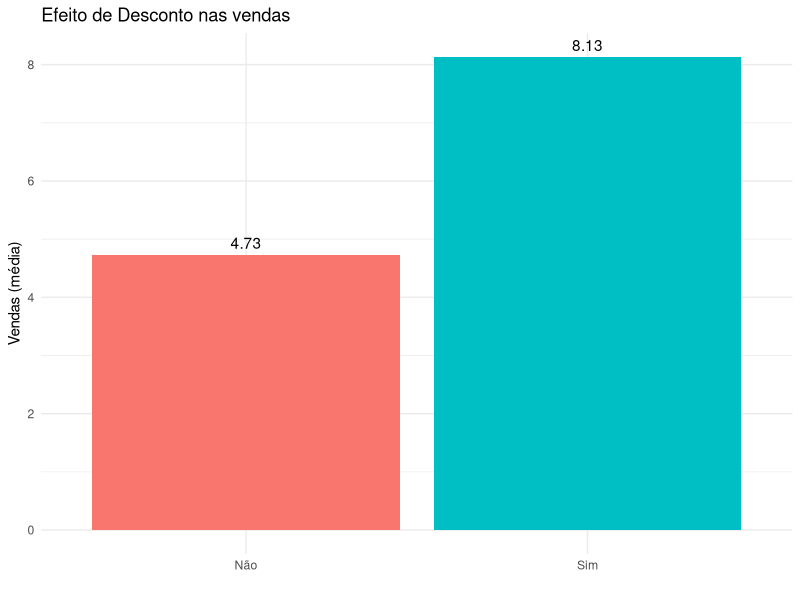
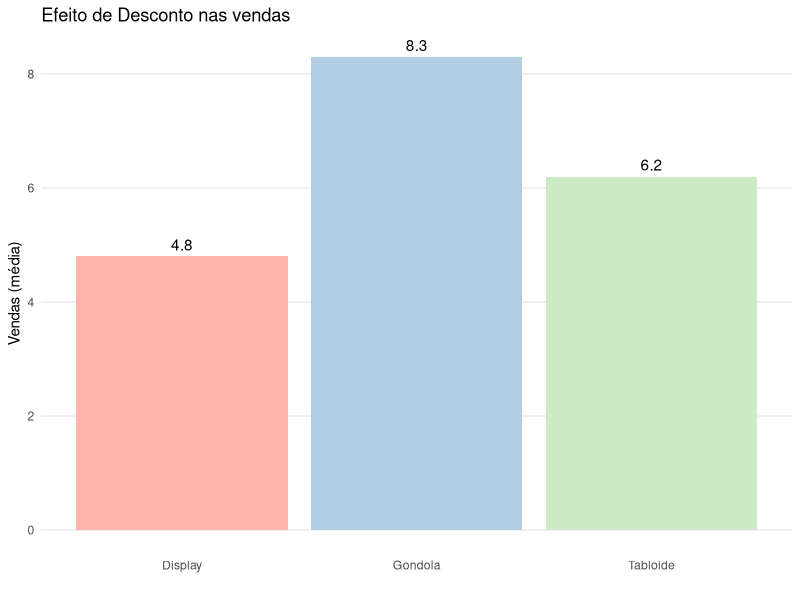
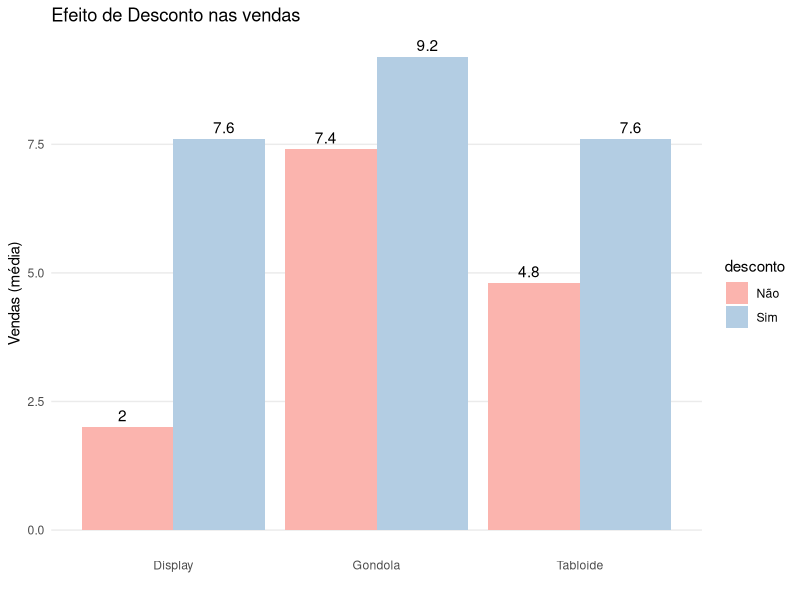

Reproduce these figures in R, in order. (Note: this script raises an error after producing the figures.)
library(tidyverse)
library(ggthemes)

anova <- read.csv("Aula3-anova.csv", sep = ";")

# Efeito de desconto nas vendas

# Visualmente:

anova %>% 
  group_by(desconto) %>%
  summarize(media_vendas = mean(vendas)) %>% 
  mutate(desconto = recode(desconto,"1" = "Sim", "2" = "Não")) %>% 
  ggplot(aes(x = desconto, y = media_vendas, fill = desconto)) + 
  geom_col(show.legend = FALSE)+
  geom_text(aes(label = round(media_vendas,2)),vjust = -0.5)+
  labs(title = "Efeito de Desconto nas vendas", y = "Vendas (média)", x = "")+
  theme_minimal()

# Essa diferença é estatisticamente signficante?

# Teste t de médias
t.test(vendas~desconto, alternative = "less", data = anova %>% 
         mutate(desconto = recode(desconto,"1" = "Sim", "2" = "Não")))
?t.test
#H0: media_nao - media_sim = 0
#HA: media_nao - media_sim < 0

# One-way anova

modelo1 <-aov(vendas~desconto, data = anova %>% 
               mutate(desconto = recode(desconto,"1" = "Sim", "2" = "Não")))
anova(modelo1)

#Error or within-group variance
anova(modelo1)["Residuals", "Mean Sq"]

#Treatment or between-group variance:
anova(modelo1)["desconto", "Mean Sq"]

# Efeito de Trade nas Vendas

# Visualmente:

anova %>% 
  group_by(trade) %>%
  summarize(media_vendas = mean(vendas)) %>% 
  mutate(trade = recode(trade, "1" = "Gondola", "2" = "Tabloide", "3" = "Display")) %>% 
  ggplot(aes(x = trade, y = media_vendas, fill = trade)) + 
  geom_col(show.legend = FALSE)+
  geom_text(aes(label = round(media_vendas,2)),position = position_dodge(width = 1),
            vjust = -0.5)+
  labs(title = "Efeito de Desconto nas vendas", y = "Vendas (média)", x = "")+
  theme_minimal()+
  theme(axis.line=element_blank(), panel.border =element_blank(), panel.grid.major.x =element_blank(),
        panel.grid.minor.y = element_blank(),
        plot.caption = element_text(hjust = 0, vjust = 7,size = 8))+
  scale_fill_brewer(palette = "Pastel1")

# Essa diferença é estatisticamente signficante?

# One-way anova

modelo3 <-aov(vendas~trade, data = anova %>% 
                mutate(trade = recode(trade, "1" = "Gondola", "2" = "Tabloide", "3" = "Display")))
anova(modelo3)

#Error or within-group variance
anova(modelo3)["Residuals", "Mean Sq"]

#Treatment or between-group variance:
anova(modelo3)["trade", "Mean Sq"]

# Quais são as diferenças?


attach(anova %>%   
         mutate(trade = recode(trade, "1" = "Gondola", "2" = "Tabloide", "3" = "Display")))

pairwise.t.test(vendas, trade)
detach()

# Efeito de Desconto e Trade nas Vendas (Two-way Anova)

# Visualização das diferenças nas médias

anova %>%   
  mutate(desconto = recode(desconto,"1" = "Sim", "2" = "Não"),
                   trade = recode(trade, "1" = "Gondola", "2" = "Tabloide", "3" = "Display")) %>% 
  group_by(trade, desconto) %>%
  summarize(media_vendas = mean(vendas)) %>% 
  ggplot(aes(x = trade, y = media_vendas, fill = desconto)) + 
  geom_col(position = "dodge")+
  geom_text(aes(label = round(media_vendas,2)),position = position_dodge(width = 1),
            vjust = -0.5)+
  labs(title = "Efeito de Desconto nas vendas", y = "Vendas (média)", x = "")+
  theme_minimal()+
  theme(axis.line=element_blank(), panel.border =element_blank(), panel.grid.major.x =element_blank(),
        panel.grid.minor.y = element_blank(),
        plot.caption = element_text(hjust = 0, vjust = 7,size = 8))+
  scale_fill_brewer(palette = "Pastel1")




#Tabela descritiva
aggregate(vendas ~ desconto*trade, data = anova %>%   
            mutate(desconto = recode(desconto,"1" = "Sim", "2" = "Não"),
                   trade = recode(trade, "1" = "Gondola", "2" = "Tabloide", "3" = "Display")),
            FUN = function(x) c(media = mean(x), dp = sd(x), freq = length(x)))


# Two-way Anova (duas variáveis para agrupamento)
#H0: The means are equal for both variables (i.e., factor variable)
#H1: The means are different for both variables

modelo2 <-aov(vendas~desconto*trade, data = anova %>%   
               mutate(desconto = recode(desconto,"1" = "Sim", "2" = "Não"),
                      trade = recode(trade, "1" = "Gondola", "2" = "Tabloide", "3" = "Display")))
anova(modelo2)

# Pairwise 
attach(anova %>%   
         mutate(desconto = recode(desconto,"1" = "Sim", "2" = "Não"),
                trade = recode(trade, "1" = "Gondola", "2" = "Tabloide", "3" = "Display"),
                inter = paste0(desconto,"x",trade)))

pairwise.t.test(vendas, inter,p.adj = "bonf")
detach()

t.test(x= CRED_T1, y= CRED_T2, alternativa = "two.sided",data = experimento_mat)

